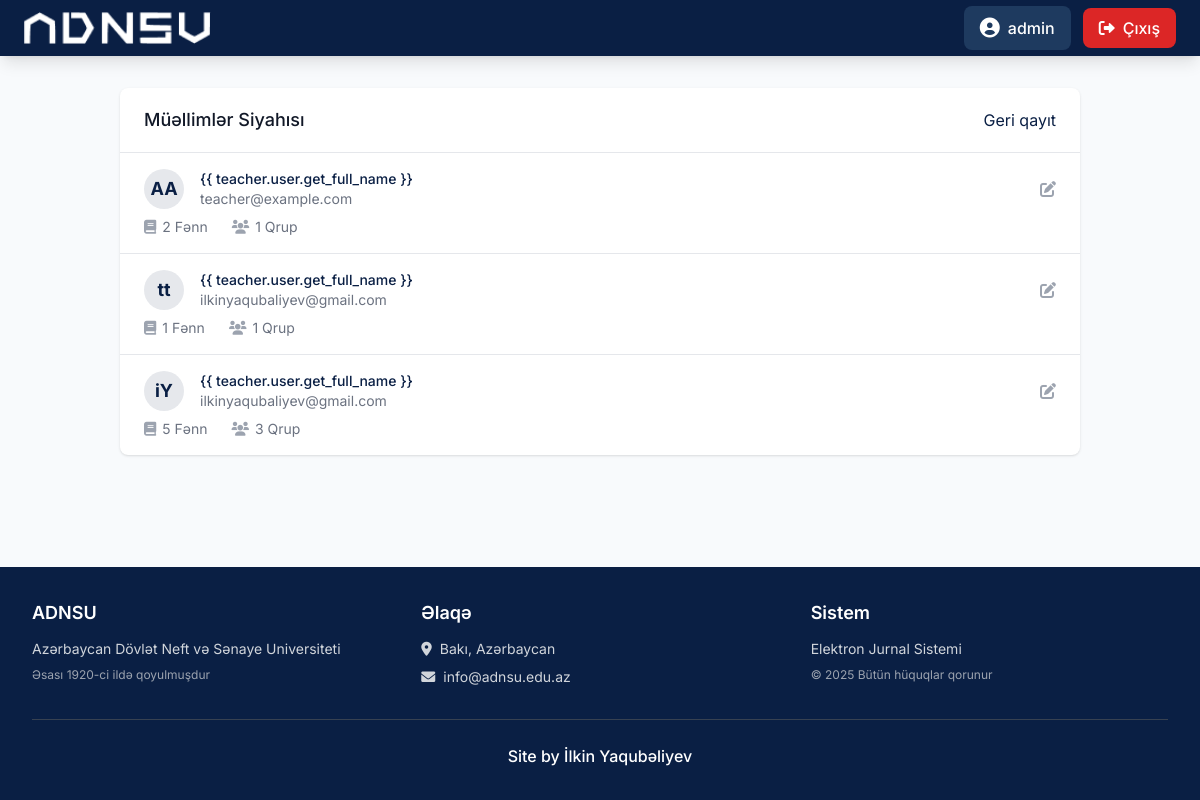
/teacher-list/ (signed in), run on the app's committed database.
### journal/models.py (models this page shows, shortened)
class User(AbstractUser):
    ROLE_CHOICES = (
        ('admin', 'Admin'),
        ('teacher', 'Müəllim'),
        ('student', 'Tələbə'),
    )
    role = models.CharField(max_length=10, choices=ROLE_CHOICES, default='student')
    def is_admin(self):
        return self.role == 'admin' or self.is_superuser

class TeacherProfile(models.Model):
    user = models.OneToOneField(User, on_delete=models.CASCADE, related_name='teacher_profile')
    subjects = models.ManyToManyField(Subject, verbose_name="Tədris etdiyi fənlər")
    groups = models.ManyToManyField(Group, verbose_name="Tədris etdiyi qruplar")

### journal/views.py (the view)
# urls.py: path('teacher-list/', views.teacher_list, name='teacher_list'),
@login_required
def teacher_list(request):
    if not request.user.is_admin():
        return redirect('home')
    teachers = TeacherProfile.objects.all()
    return render(request, 'journal/teacher_list.html', {'teachers': teachers})

### journal/templates/journal/teacher_list.html (shortened to what this page needs)
{% extends 'base.html' %}
{% block content %}
<div class="bg-white shadow overflow-hidden sm:rounded-lg">
    <div class="px-4 py-5 sm:px-6 flex justify-between items-center">
        <h3 class="text-lg leading-6 font-medium text-gray-900">Müəllimlər Siyahısı</h3>
        <a href="{% url 'admin_dashboard' %}" class="text-adnsu-navy hover:text-adnsu-blue">Geri qayıt</a>
    </div>
    <div class="border-t border-gray-200">
        <ul role="list" class="divide-y divide-gray-200">
            {% for teacher in teachers %}
            <li class="hover:bg-gray-50 transition duration-150">
                <a href="{% url 'edit_teacher' teacher.id %}" class="block px-4 py-4 sm:px-6">
                    <div class="flex items-center justify-between">
                        <div class="flex items-center">
                            <div
                                class="flex-shrink-0 h-10 w-10 rounded-full bg-adnsu-navy bg-opacity-10 flex items-center justify-center text-adnsu-navy font-bold text-lg">
                                {{ teacher.user.first_name|first }}{{ teacher.user.last_name|first }}
                            </div>
                            <div class="ml-4">
                                <div class="text-sm font-medium text-adnsu-navy truncate">{{ teacher.user.get_full_name
                                    }}
                                </div>
                                <div class="text-sm text-gray-500">{{ teacher.user.email }}</div>
                            </div>
                        </div>
                        <div class="ml-2 flex-shrink-0 flex items-center space-x-2">
                            <i class="fas fa-edit text-gray-400"></i>
                        </div>
                    </div>
                    <div class="mt-2 sm:flex sm:justify-between">
                        <div class="sm:flex">
                            <p class="flex items-center text-sm text-gray-500 mr-6">
                                <i class="fas fa-book mr-1.5 text-gray-400"></i>
                                {{ teacher.subjects.count }} Fənn
                            </p>
                            <p class="flex items-center text-sm text-gray-500">
                                <i class="fas fa-users mr-1.5 text-gray-400"></i>
                                {{ teacher.groups.count }} Qrup
                            </p>
                        </div>
                    </div>
                </a>
            </li>
            {% empty %}
            <li class="px-4 py-4 sm:px-6 text-center text-gray-500">Heç bir müəllim tapılmadı.</li>
            {% endfor %}
        </ul>
    </div>
</div>
{% endblock %}

### templates/base.html (shortened to what this page needs)
<!DOCTYPE html>
<html lang="az">
<head>
    <script src="https://cdn.tailwindcss.com"></script>
    <link href="https://cdnjs.cloudflare.com/ajax/libs/font-awesome/6.0.0/css/all.min.css" rel="stylesheet">
</head>
<body class="bg-adnsu-light text-gray-800 min-h-screen flex flex-col">
    <nav class="bg-adnsu-navy shadow-lg">
        <div class="max-w-7xl mx-auto px-2 sm:px-4 lg:px-6">
            <div class="flex justify-between items-center h-14">
                <div class="flex items-center flex-shrink-0">
                    {% load static %}
                    <a href="{% url 'home' %}" class="flex items-center">
                        <img src="{% static 'logo.png' %}" alt="ADNSU Logo" class="h-5 sm:h-8 w-auto object-contain">
                    </a>
                </div>
                <div class="flex items-center space-x-2 sm:space-x-4">
                    {% if user.is_authenticated %}
                    <div class="flex items-center space-x-2 sm:space-x-3">
                        <div class="flex items-center bg-adnsu-blue px-2 sm:px-4 py-2 rounded-lg">
                            <i class="fas fa-user-circle text-white text-lg sm:text-xl"></i>
                            <span class="text-white font-medium ml-2">{{ user.first_name|default:user.username }}</span>
                        </div>
                        <form action="{% url 'logout' %}" method="post" class="inline">
                            <button type="submit"
                                class="flex items-center px-2 sm:px-4 py-2 bg-red-600 hover:bg-red-700 text-white rounded-lg transition duration-150 font-medium">
                                <i class="fas fa-sign-out-alt sm:mr-2"></i>
                                <span class="hidden sm:inline">Çıxış</span>
                            </button>
                        </form>
                    </div>
                    {% endif %}
                </div>
            </div>
        </div>
    </nav>
    <main class="flex-grow container mx-auto px-4 sm:px-6 lg:px-8 py-8">
        {% block content %}{% endblock %}
    </main>
    <footer class="bg-adnsu-navy text-white mt-auto">
        <div class="max-w-7xl mx-auto py-8 px-4 sm:px-6 lg:px-8">
            <div class="grid grid-cols-1 md:grid-cols-3 gap-8">
                <div>
                    <h3 class="text-lg font-semibold mb-3">ADNSU</h3>
                    <p class="text-gray-300 text-sm">Azərbaycan Dövlət Neft və Sənaye Universiteti</p>
                    <p class="text-gray-400 text-xs mt-2">Əsası 1920-ci ildə qoyulmuşdur</p>
                </div>
                <div>
                    <h3 class="text-lg font-semibold mb-3">Əlaqə</h3>
                    <p class="text-gray-300 text-sm">
                        <i class="fas fa-map-marker-alt mr-2"></i>Bakı, Azərbaycan
                    </p>
                    <p class="text-gray-300 text-sm mt-2">
                        <i class="fas fa-envelope mr-2"></i>info@adnsu.edu.az
                    </p>
                </div>
                <div>
                    <h3 class="text-lg font-semibold mb-3">Sistem</h3>
                    <p class="text-gray-300 text-sm">Elektron Jurnal Sistemi</p>
                    <p class="text-gray-400 text-xs mt-2">&copy; {% now "Y" %} Bütün hüquqlar qorunur</p>
                </div>
            </div>
            <div class="mt-8 pt-6 border-t border-gray-700 text-center">
                <p class="text-white text-base font-medium">Site by İlkin Yaqubəliyev</p>
            </div>
        </div>
    </footer>
</body>
</html>

### templates/base.html (style rules this page uses)
body { font-family: 'Inter', sans-serif; }

### data on the page
User: first_name "admin"
TeacherProfile: user.first_name|first "A", user.last_name|first "A", user.email "teacher@example.com", subjects.count "2", groups.count "1"
TeacherProfile: user.first_name|first "t", user.last_name|first "t", user.email "ilkinyaqubaliyev@gmail.com", subjects.count "1", groups.count "1"
TeacherProfile: user.first_name|first "i", user.last_name|first "Y", user.email "ilkinyaqubaliyev@gmail.com", subjects.count "5", groups.count "3"
